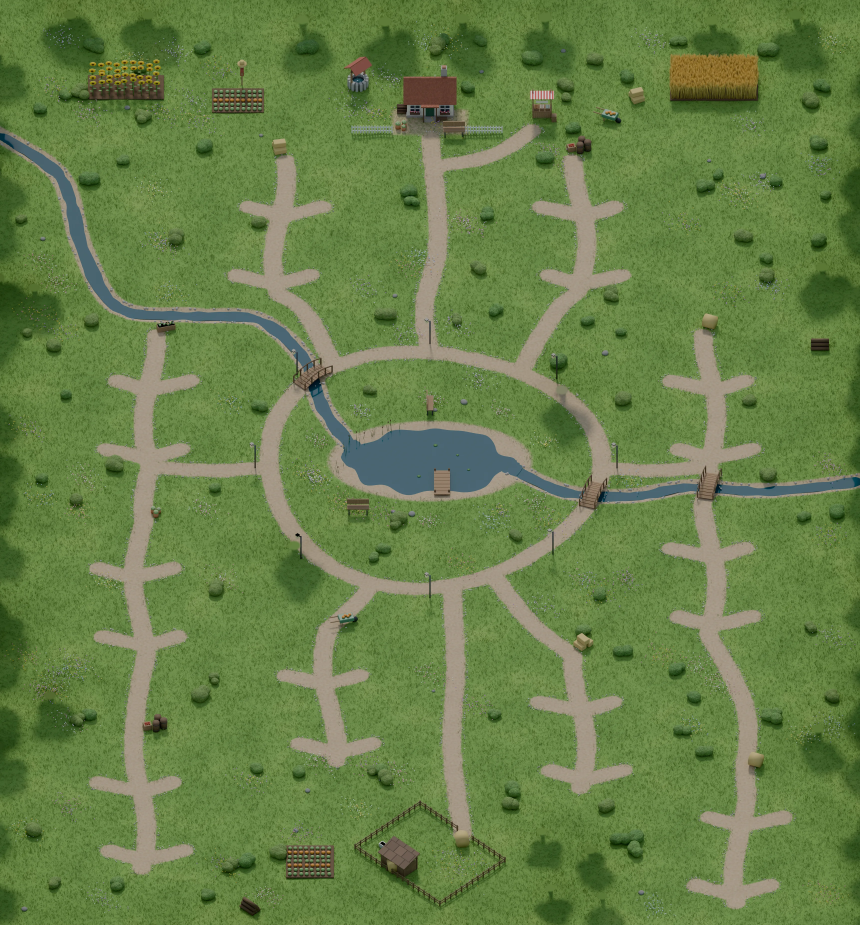
#> input picture classic/img/farm_map.webp, 3440 x 3700 px (shown at 1/4 size)
$ python -i compose_silkie.py   (imports and definitions only)
#> lines starting #> are read from the running program, lines starting #| are printed output that depends on the picture
"""The app icon, round 2 (1 Nov 2026; Audrey: "I like the silky, needs to be high quality. Maybe profile, and maybe with
something else in the background that gives an idea of the game. Maybe a baby chick with her too. Come with ideas"):
the white Silkie hen side on with her chick looking up at her (web3d/iconpics.mjs silfam), in front of the game itself.
    python3 compose_silkie.py CUTOUTS OUT    (icon_s1..s4.png, 1024 x 1024, opaque)
1 pagoda  the Silkies' own Cosy Pagoda and its cherry tree behind, softened, a blue morning sky
2 farm    the Red Barn's pen, the sunflowers and the scarecrow behind, softened, a blue sky
3 golden  the same farm at golden hour: a warm sky, the light low and warm
4 hearts  on the game's green with a soft light behind them and a little heart between them
"""
import math, os, sys
from PIL import Image, ImageDraw, ImageFilter, ImageEnhance

S = 1024
SRC, OUT = sys.argv[1], sys.argv[2]
# [1 line not run here, left out]


def hexc(h):
    h = h.lstrip('#'); return tuple(int(h[i:i + 2], 16) for i in (0, 2, 4))


def vgrad(top, bottom, w=S, h=S):
    im = Image.new('RGB', (1, h)); a, b = hexc(top), hexc(bottom)
    for y in range(h):
        t = y / (h - 1); im.putpixel((0, y), tuple(round(a[i] + (b[i] - a[i]) * t) for i in range(3)))
    return im.resize((w, h))


def radial(inner, outer, cx=0.5, cy=0.5, r=0.75):
    im = Image.new('RGB', (S, S)); px = im.load(); a, b = hexc(inner), hexc(outer)
    for y in range(S):
        for x in range(S):
            t = min(1, math.hypot(x / S - cx, y / S - cy) / r); t = t * t * (3 - 2 * t)
            px[x, y] = tuple(round(a[i] + (b[i] - a[i]) * t) for i in range(3))
    return im


def scene(name, sky_top, sky_bottom, blur, crop=None, warm=None):
    """a game background (see-through sky) over a sky of our own, softened like a photo's background"""
    bg = Image.open(os.path.join(SRC, f'bg_{name}.png')).convert('RGBA')
    if crop: bg = bg.crop(crop)
    bg = bg.resize((S, S), Image.LANCZOS)
    sky = vgrad(sky_top, sky_bottom).convert('RGBA'); sky.alpha_composite(bg)
    im = sky.convert('RGB')
    if warm:
        im = Image.blend(im, Image.new('RGB', (S, S), hexc(warm[0])), warm[1])
        im = ImageEnhance.Brightness(im).enhance(warm[2])
    return im.filter(ImageFilter.GaussianBlur(blur))


def pair():
    h = Image.open(os.path.join(SRC, 'silfam_0.png')).convert('RGBA'); c = Image.open(os.path.join(SRC, 'silfam_1.png')).convert('RGBA')
    t = Image.new('RGBA', h.size, (0, 0, 0, 0)); t.alpha_composite(h); t.alpha_composite(c)
    box = t.getchannel('A').point(lambda a: 255 if a > 30 else 0).getbbox()
    return t.crop(box)


def place(im, cut, width, cx, base_y):
    k = width / cut.width; c = cut.resize((round(cut.width * k), round(cut.height * k)), Image.LANCZOS)
    out = im.convert('RGBA'); out.alpha_composite(c, (round(cx - c.width / 2), round(base_y - c.height))); return out


def vignette(im, strength=0.22):
    m = radial('#ffffff', '#000000', 0.5, 0.48, 0.95).convert('L')
    dark = ImageEnhance.Brightness(im.convert('RGB')).enhance(1 - strength)
    return Image.composite(im.convert('RGB'), dark, m)


def heart(im, cx, cy, r, colour):
    """a small heart (two circles and a point), softly edged"""
    big = 4; L = Image.new('L', (S * big // 4, S * big // 4), 0)
    g = Image.new('RGBA', (S, S), hexc(colour) + (0,)); m = Image.new('L', (S, S), 0); d = ImageDraw.Draw(m)
    d.ellipse((cx - r, cy - r * 0.6, cx, cy + r * 0.4), fill=255); d.ellipse((cx, cy - r * 0.6, cx + r, cy + r * 0.4), fill=255)
    d.polygon([(cx - r * 0.97, cy + r * 0.0), (cx + r * 0.97, cy + r * 0.0), (cx, cy + r * 1.15)], fill=255)
    m = m.filter(ImageFilter.GaussianBlur(1.5)); g.putalpha(m)
    out = im.convert('RGBA'); out.alpha_composite(g); return out


# [1 line that did not run here, left out]
made = {}
# [1 line that did not run here, left out]
# [1 line that did not run here, left out]
# [1 line that did not run here, left out]
base = radial('#c9ec8e', '#4f7d2a', 0.5, 0.42, 0.85)
#> in radial, `im = Image.new('RGB', (S, S))`: im: PIL image 1024x1024 RGB; every value is 0
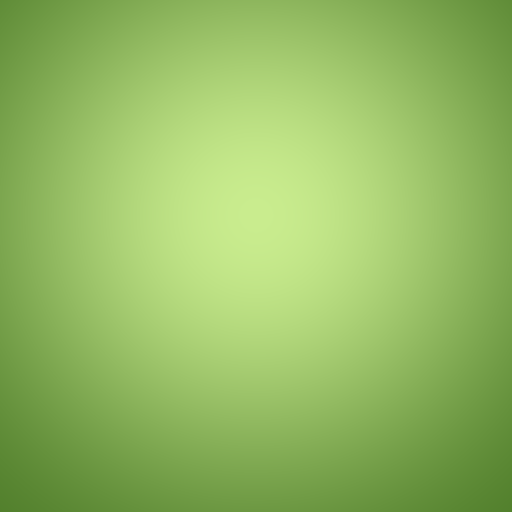
#> base: PIL image 1024x1024 RGB (shown at 1/2 size); mean R, G, B 146.7, 186.6, 97.5
# [1 line that did not run here, left out]
#> in heart, `L = Image.new('L', (S * big // 4, S * big // 4), 0)`: L: PIL image 1024x1024 L; every value is 0
#> in heart, `m = m.filter(ImageFilter.GaussianBlur(1.5))`:
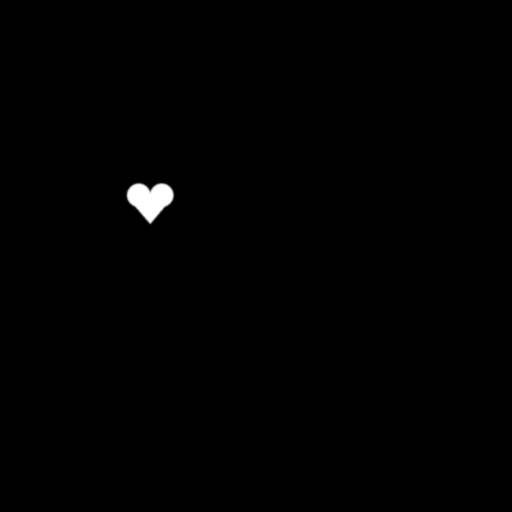
#> m: PIL image 1024x1024 L (shown at 1/2 size); min 0, max 255, mean 1.1
#> in heart, `g.putalpha(m)`:
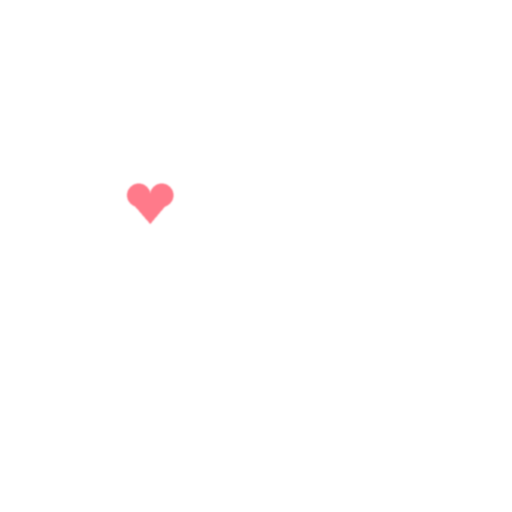
#> g: PIL image 1024x1024 RGBA (shown at 1/2 size); mean R, G, B, A 255, 122, 138, 1.1; transparent parts drawn white
# [2 lines not run here, left out]

>>> from PIL import Image
>>> picture = Image.open('../../classic/img/farm_map.webp')
#> picture is the input picture: PIL image 3440x3700 RGB; mean R, G, B 103.5, 127.6, 72.3
>>> result = vignette(picture)
#> in vignette, `m = radial('#ffffff', '#000000', 0.5, 0.48, 0.95).convert('L')`:
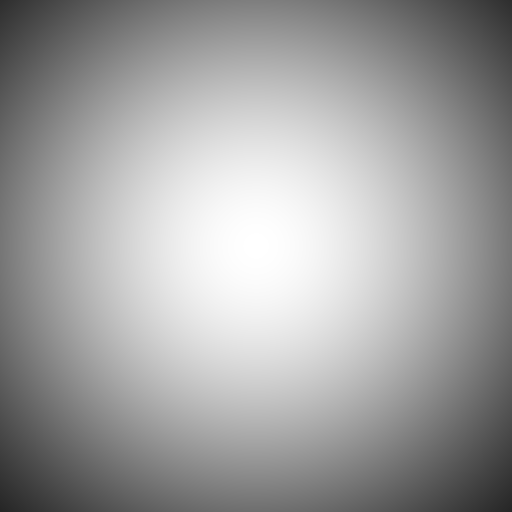
#> m: PIL image 1024x1024 L (shown at 1/2 size); min 37, max 255, mean 160.2
#> in vignette, `dark = ImageEnhance.Brightness(im.convert('RGB')).enhance(1 - strength)`:
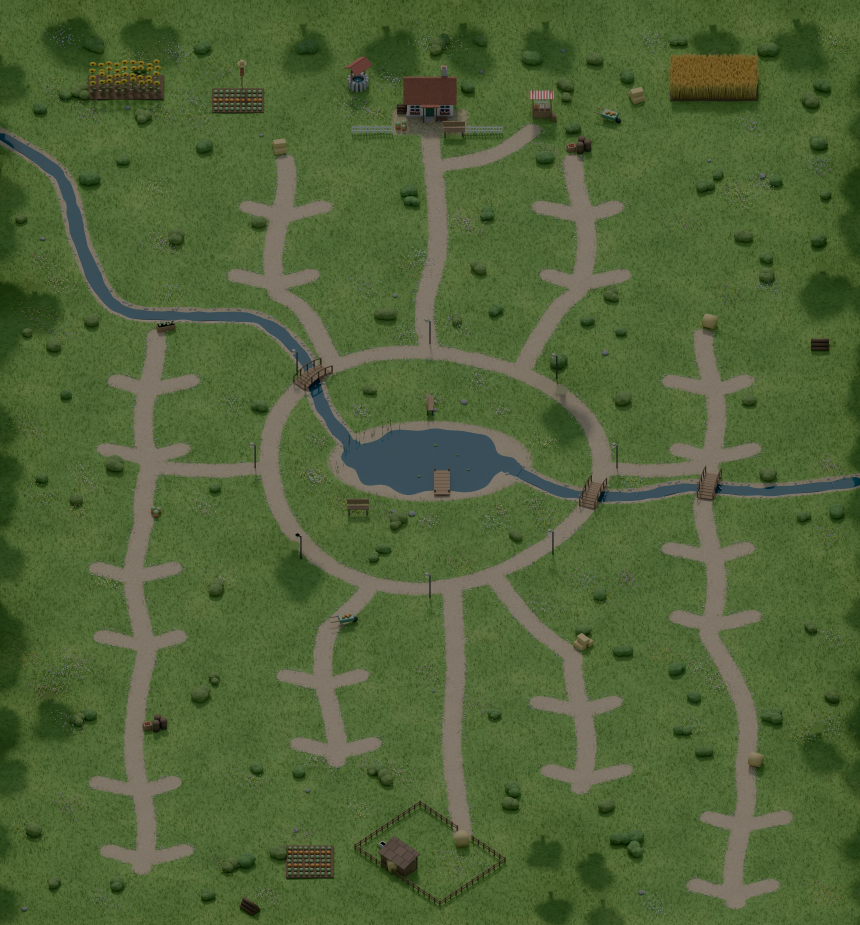
#> dark: PIL image 3440x3700 RGB (shown at 1/4 size); mean R, G, B 80.3, 99, 55.9
#> (the run stopped early here; a loop or call above may not have finished)
